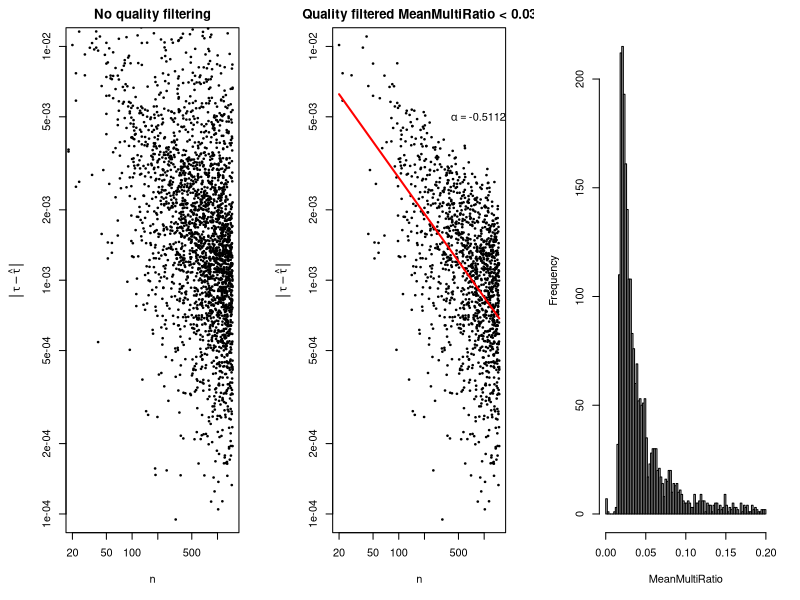

Reproduce this figure in R.
d = read.table("quality_rand_points01.dat")
pdf('quality_rand_points01.pdf', width=12.0, height=3)
par(mfrow=c(1,3), mar=c(5.1, 5.0, 2.1, 2.1))
with(d, 
	plot(V2, V3, 
		log='xy', 
		xlim=c(20,1500), 
		ylim=c(1e-4,1e-2), 
		xlab=expression(n), 
		ylab=expression(group("|",tau-hat(tau),"|")),
		main='No quality filtering',
		pch=20, cex=0.5
	)
)
df = d[d$V14 < 0.035,]
with(df, 
	plot(V2, V3, 
		log='xy', 
		xlim=c(20,1500), 
		ylim=c(1e-4,1e-2), 
		xlab=expression(n), 
		ylab=expression(group("|",tau-hat(tau),"|")),
		main='Quality filtered MeanMultiRatio < 0.03',
		pch=20, cex=0.5
	)
)
df2 = df[df$V2 > 10,]
df2 = df2[order(df2$V2),]
lm <- lm(log(df2$V3) ~ log(df2$V2))
lines(df2$V2, exp(predict(lm)), type='l', col="red", lwd=2.0)
alpha=coefficients(lm)[2]
text(1000, 5e-3, labels=bquote(alpha == .(alpha)))

with(d[d$V14 < 0.2,], hist(V14, breaks=80, main='', xlab='MeanMultiRatio'))
dev.off()
